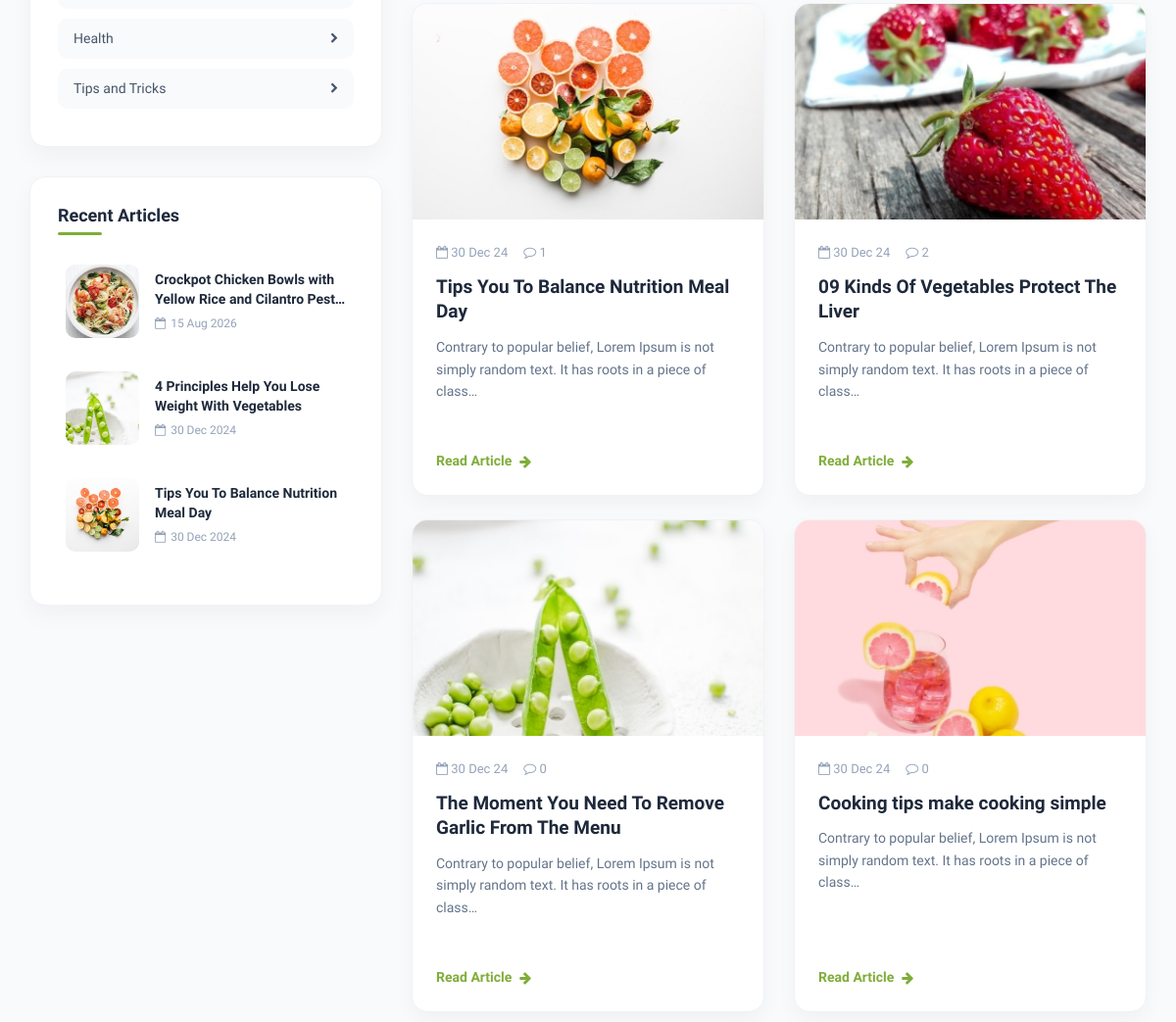
The app's page /blogs/ (middle part), older data.
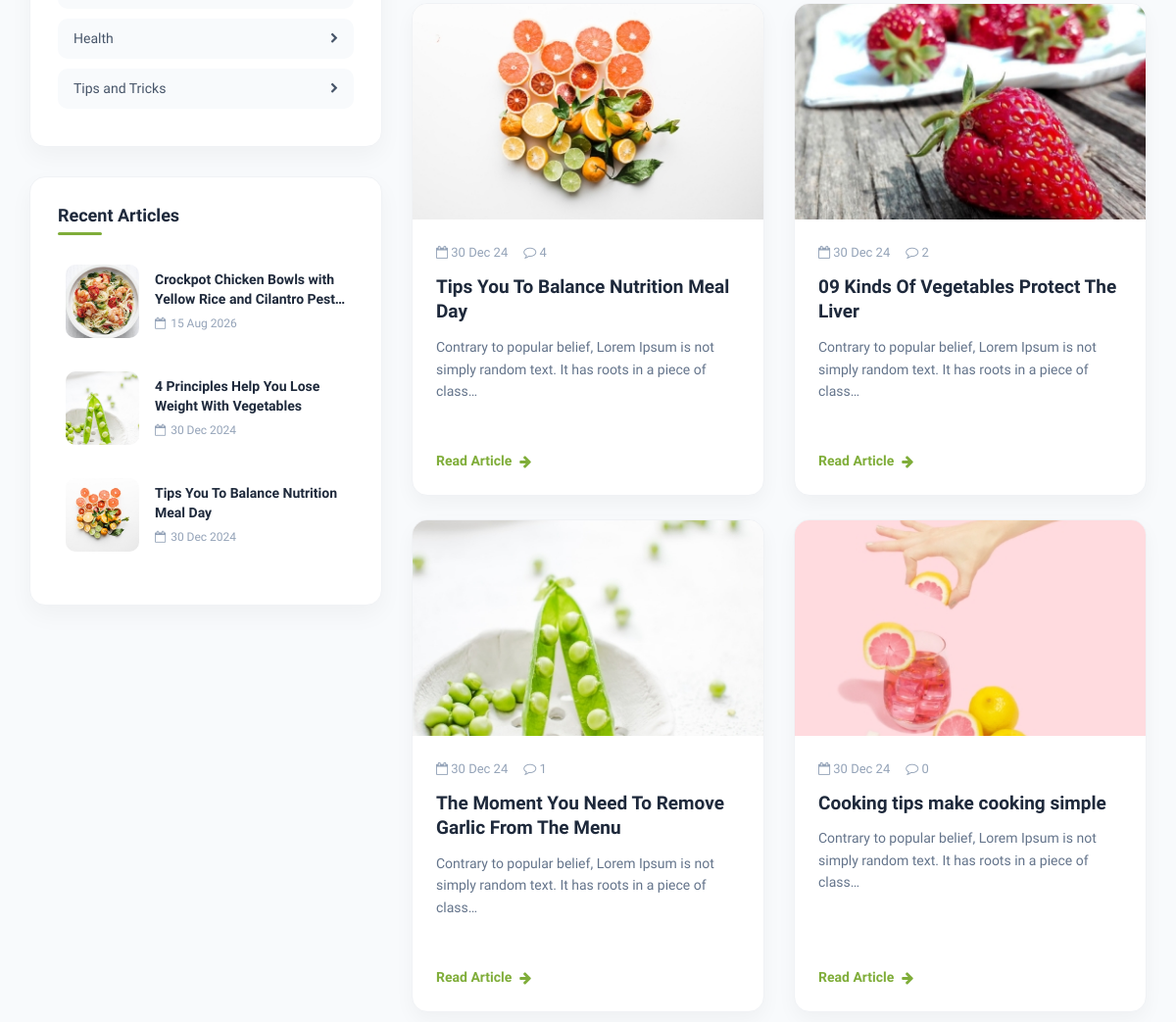
The same page, newer data.
### src/apps/blog/models.py (models this page shows, shortened)
class BlogCategory(models.Model):
    category = models.CharField(max_length=100)
    created_at = models.DateTimeField(auto_now_add=True)
    class Meta:
        verbose_name_plural = 'Blog Categories'

class BlogModel(models.Model):
    title = models.CharField(max_length=255)
    blog_category = models.ForeignKey(BlogCategory, on_delete=models.CASCADE)
    author = models.ForeignKey(UserAccount, on_delete=models.PROTECT)
    blog_img = models.ImageField(upload_to='blog/images', blank=True, null=True)
    blog_thumb = models.ImageField(upload_to='blog/thumbnails', blank=True, null=True)
    blog_body = models.TextField()
    created_at = models.DateTimeField(auto_now_add=True)
    edited_at = models.DateTimeField(auto_now_add=True)
    @property
    def comment_count(self):
        tracker = BlogCommentTracker.objects.filter(blog=self).first()
        if tracker:
            return tracker.comment_count
        return BlogCommentModel.objects.filter(blog=self).count()

class BlogCommentTracker(models.Model):
    blog = models.ForeignKey(BlogModel, on_delete=models.CASCADE)
    comment_count = models.IntegerField()

### src/apps/blog/views.py (the view)
# urls.py: path('', views.blog_page, name='blog_page'),
def blog_page(request):
    html_template_name = 'blog/blog.html'
    blogs_with_comments = BlogCommentTracker.objects.select_related('blog', 'blog__author', 'blog__blog_category').all()
    all_blogs = BlogModel.objects.select_related('author', 'blog_category').order_by('-created_at')
    paginator = Paginator(all_blogs, 6)
    page_number = request.GET.get('page')
    page_obj = paginator.get_page(page_number)
    category_list = BlogCategory.objects.all()
    blog_search_field = BlogSearchForm()
    latest_blogs = BlogModel.objects.select_related('author', 'blog_category').order_by('-created_at')[:3]
    context = {
        'pages': page_obj,
        'categories': category_list,
        'form': blog_search_field,
        'recent_blogs': latest_blogs,
        'commented_blogs': blogs_with_comments,
    }
    return render(request, html_template_name, context)

### src/common/context_processors/cart_product_count.py (called while the page is built)
def product_in_cart_count(request):
    product_count = 0
    current_user = request.user
    try:
        if current_user.is_authenticated:
            all_cart_products = CartProduct.objects.all().filter(user=current_user)
            product_count = all_cart_products.count()
    except CartProduct.DoesNotExist:
        product_count = 0
    return dict(counter = product_count)

### src/common/context_processors/make_newsletter_form_available.py (called while the page is built)
def newsletter_for_all_app(request):
    return {'newsletter_form': NewsLetterForm()}

### src/common/context_processors/wishlist_tracker.py (called while the page is built)
def wishlist_counter(request):
    current_user = request.user
    count_wishlist = 0
    try:
        if current_user.is_authenticated:
            get_wishlist_products = UserWishList.objects.all().filter(user=current_user, is_wishlist=True)
            count_wishlist = get_wishlist_products.count()
        else:
            count_wishlist = 0
    except UserWishList.DoesNotExist:
        count_wishlist = 0
    return {'count_wishlist': count_wishlist}

### templates/blog/blog.html (shortened to what this page needs)
{% extends 'index.html' %}
{% load static %}
{% block content %}
<section class="blog-feed-section">
    <div class="container">
        <div class="row">
            <div class="col-lg-4 col-md-5">
                <div class="blog__sidebar">
                    <div class="sidebar__widget__card">
                        <ul class="sidebar__cat__list">
                            {% for category in categories %}
                            <li>
                                <a href="{% url 'blog:blog_by_category' category.id %}">
                                    <span>{{ category.category }}</span>
                                    <i class="fa fa-chevron-right" style="font-size: 11px;"></i>
                                </a>
                            </li>
                            {% endfor %}
                        </ul>
                    </div>
                    <div class="sidebar__widget__card">
                        <h4 class="sidebar__widget__title">Recent Articles</h4>
                        <div class="recent__blogs__wrapper">
                            {% for blog in recent_blogs %}
                            <a href="{% url 'blog:blog_details' blog.id %}" class="recent__blog__item">
                                <img src="{{ blog.blog_thumb.url }}" class="recent__blog__img" alt="{{ blog.title }}">
                                <div class="recent__blog__info">
                                    <h6>{{ blog.title }}</h6>
                                    <span><i class="fa fa-calendar-o"></i> {{ blog.edited_at | date:'d M Y'}}</span>
                                </div>
                            </a>
                            {% endfor %}
                        </div>
                    </div>
                </div>
            </div>
            <div class="col-lg-8 col-md-7">
                <div class="row">
                    {% for blog in pages %}
                    <div class="col-lg-6 col-md-6 col-sm-6 mb-4">
                        <div class="blog__card__item">
                            <div class="blog__card__img">
                                <img src="{{ blog.blog_thumb.url }}" alt="{{ blog.title }}">
                            </div>
                            <div class="blog__card__body">
                                <div class="blog__card__meta">
                                    <span><i class="fa fa-calendar-o"></i> {{ blog.edited_at | date:'d M y'}}</span>
                                    <span><i class="fa fa-comment-o"></i> {{ blog.comment_count }}</span>
                                </div>
                                <h5><a href="{% url 'blog:blog_details' blog.id %}">{{ blog.title }}</a></h5>
                                <p>{{ blog.blog_body | striptags | truncatechars:100 }}</p>
                                <a href="{% url 'blog:blog_details' blog.id %}" class="blog__card__btn">
                                    Read Article <i class="fa fa-arrow-right"></i>
                                </a>
                            </div>
                        </div>
                    </div>
                    {% endfor %}
                </div>
            </div>
        </div>
    </div>
</section>
{% endblock %}

### templates/index.html (shortened to what this page needs)
{% load static %}
{% include 'base/header.html' %}
        {% block content %}{% endblock %}
{% include 'base/footer.html' %}

### templates/base/header.html (shortened to what this page needs)
{% load static %}
<!DOCTYPE html>
<html lang="en">
<head>
    <link rel="stylesheet" href="{% static 'css/bootstrap.min.css' %}" type="text/css">
    <link rel="stylesheet" href="{% static 'css/font-awesome.min.css' %}" type="text/css">
    <link rel="stylesheet" href="{% static 'css/elegant-icons.css' %}" type="text/css">
    <link rel="stylesheet" href="{% static 'css/nice-select.css' %}" type="text/css">
    <link rel="stylesheet" href="{% static 'css/jquery-ui.min.css' %}" type="text/css">
    <link rel="stylesheet" href="{% static 'css/owl.carousel.min.css' %}" type="text/css">
    <link rel="stylesheet" href="{% static 'css/slicknav.min.css' %}" type="text/css">
    <link rel="stylesheet" href="{% static 'css/style.css' %}" type="text/css">
</head>
<body>

### templates/base/footer.html (shortened to what this page needs)
{% load static %}
</body>
</html>

### static/css/style.css (style rules this page uses)
html, body { height: 100%; font-family: "Cairo", sans-serif; -webkit-font-smoothing: antialiased; font-smoothing: antialiased; }
h1, h2, h3, h4, h5, h6 { margin: 0; color: #111111; font-weight: 400; font-family: "Cairo", sans-serif; }
h4 { font-size: 24px; }
h5 { font-size: 18px; }
h6 { font-size: 16px; }
p { font-size: 16px; font-family: "Cairo", sans-serif; color: #6f6f6f; font-weight: 400; line-height: 26px; margin: 0 0 15px 0; }
img { max-width: 100%; }
ul, ol { padding: 0; margin: 0; }
.blog__sidebar { padding-top: 50px; }
@media only screen and (min-width: 1200px) { .container { max-width: 1170px; } }

### templates/blog/blog.html (style rules this page uses)
.blog-feed-section { padding: 60px 0 80px; background: #f8fafc; }
.sidebar__widget__card { background: #ffffff; border-radius: 16px; padding: 28px; margin-bottom: 30px; box-shadow: 0 10px 25px rgba(0, 0, 0, 0.04); border: 1px solid #f0f2f5; }
.sidebar__widget__title { font-size: 18px; font-weight: 700; color: #1e293b; margin-bottom: 22px; position: relative; padding-bottom: 10px; }
.sidebar__widget__title::after { content: ''; position: absolute; left: 0; bottom: 0; width: 45px; height: 3px; background: #7fad39; border-radius: 2px; }
.sidebar__cat__list { list-style: none; padding: 0; margin: 0; }
.sidebar__cat__list li { margin-bottom: 10px; }
.sidebar__cat__list a { display: flex; align-items: center; justify-content: space-between; padding: 10px 16px; border-radius: 10px; color: #475569; font-weight: 500; font-size: 14px; transition: all 0.25s ease; background: #f8fafc; text-decoration: none; }
.recent__blog__item { display: flex; align-items: center; gap: 16px; margin-bottom: 18px; text-decoration: none; padding: 8px; border-radius: 12px; transition: background 0.25s ease; }
.recent__blog__img { width: 75px; height: 75px; border-radius: 10px; object-fit: cover; flex-shrink: 0; }
.recent__blog__info h6 { font-size: 14px; font-weight: 600; color: #1e293b; margin-bottom: 6px; line-height: 1.4; display: -webkit-box; -webkit-line-clamp: 2; -webkit-box-orient: vertical; overflow: hidden; transition: color 0.25s ease; }
.recent__blog__info span { font-size: 12px; color: #94a3b8; display: flex; align-items: center; gap: 5px; }
.blog__card__item { background: #ffffff; border-radius: 16px; overflow: hidden; box-shadow: 0 8px 20px rgba(0, 0, 0, 0.04); border: 1px solid #f0f2f5; height: 100%; display: flex; flex-direction: column; transition: transform 0.3s ease, box-shadow 0.3s ease; margin-bottom: 30px; }
.blog__card__img { position: relative; height: 220px; overflow: hidden; }
.blog__card__img img { width: 100%; height: 100%; object-fit: cover; transition: transform 0.4s ease; }
.blog__card__body { padding: 24px; display: flex; flex-direction: column; flex-grow: 1; }
.blog__card__meta { display: flex; gap: 16px; font-size: 13px; color: #94a3b8; margin-bottom: 12px; }
.blog__card__body h5 { font-size: 19px; font-weight: 700; line-height: 1.35; margin-bottom: 12px; }
.blog__card__body h5 a { color: #1e293b; text-decoration: none; transition: color 0.25s ease; }
.blog__card__body p { color: #64748b; font-size: 14px; line-height: 1.6; margin-bottom: 20px; flex-grow: 1; }
.blog__card__btn { display: inline-flex; align-items: center; gap: 8px; color: #7fad39; font-weight: 700; font-size: 14px; text-decoration: none; transition: all 0.25s ease; }

Row changes from the older to the newer data that the page shows:
changed through a linked row, BlogModel "Tips You To Balance Nutrition Meal Day": comment_count "1" → "4"
computed for BlogModel "The Moment You Need To Remove Garlic From The Menu": comment_count "0" → "1"
